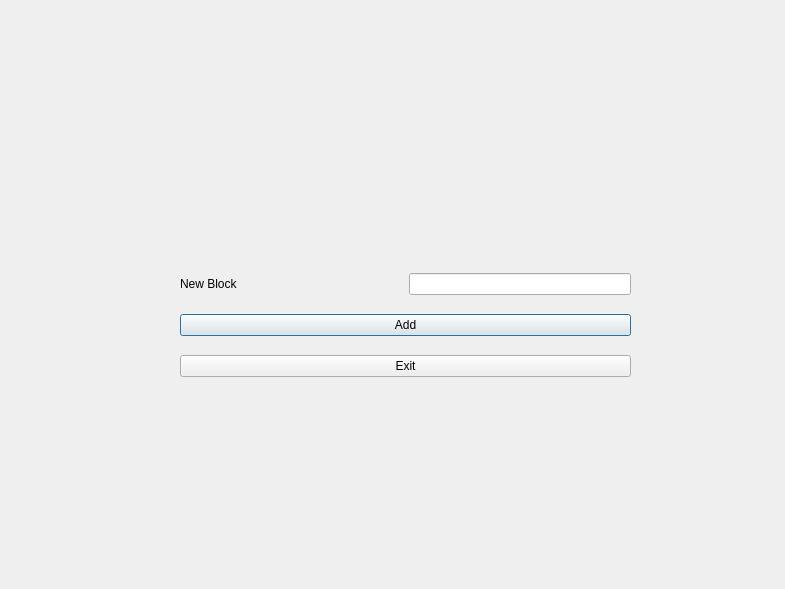
<?xml version="1.0" encoding="UTF-8"?>
<ui version="4.0">
 <class>block</class>
 <widget class="QDialog" name="block">
  <property name="geometry">
   <rect>
    <x>0</x>
    <y>0</y>
    <width>785</width>
    <height>589</height>
   </rect>
  </property>
  <property name="windowTitle">
   <string>Dialog</string>
  </property>
  <widget class="QWidget" name="layoutWidget">
   <property name="geometry">
    <rect>
     <x>180</x>
     <y>260</y>
     <width>451</width>
     <height>131</height>
    </rect>
   </property>
   <layout class="QVBoxLayout" name="verticalLayout_2">
    <item>
     <layout class="QVBoxLayout" name="verticalLayout">
      <item>
       <layout class="QHBoxLayout" name="horizontalLayout_2">
        <item>
         <widget class="QLabel" name="label_2">
          <property name="text">
           <string>New Block</string>
          </property>
         </widget>
        </item>
        <item>
         <widget class="QLineEdit" name="block_new">
          <property name="sizePolicy">
           <sizepolicy hsizetype="Minimum" vsizetype="Maximum">
            <horstretch>0</horstretch>
            <verstretch>0</verstretch>
           </sizepolicy>
          </property>
         </widget>
        </item>
       </layout>
      </item>
     </layout>
    </item>
    <item>
     <widget class="QPushButton" name="block_add">
      <property name="sizePolicy">
       <sizepolicy hsizetype="Minimum" vsizetype="Maximum">
        <horstretch>0</horstretch>
        <verstretch>0</verstretch>
       </sizepolicy>
      </property>
      <property name="contextMenuPolicy">
       <enum>Qt::NoContextMenu</enum>
      </property>
      <property name="text">
       <string>Add</string>
      </property>
     </widget>
    </item>
    <item>
     <widget class="QPushButton" name="block_exit">
      <property name="sizePolicy">
       <sizepolicy hsizetype="Minimum" vsizetype="Maximum">
        <horstretch>0</horstretch>
        <verstretch>0</verstretch>
       </sizepolicy>
      </property>
      <property name="text">
       <string>Exit</string>
      </property>
     </widget>
    </item>
   </layout>
  </widget>
 </widget>
 <resources/>
 <connections/>
</ui>
